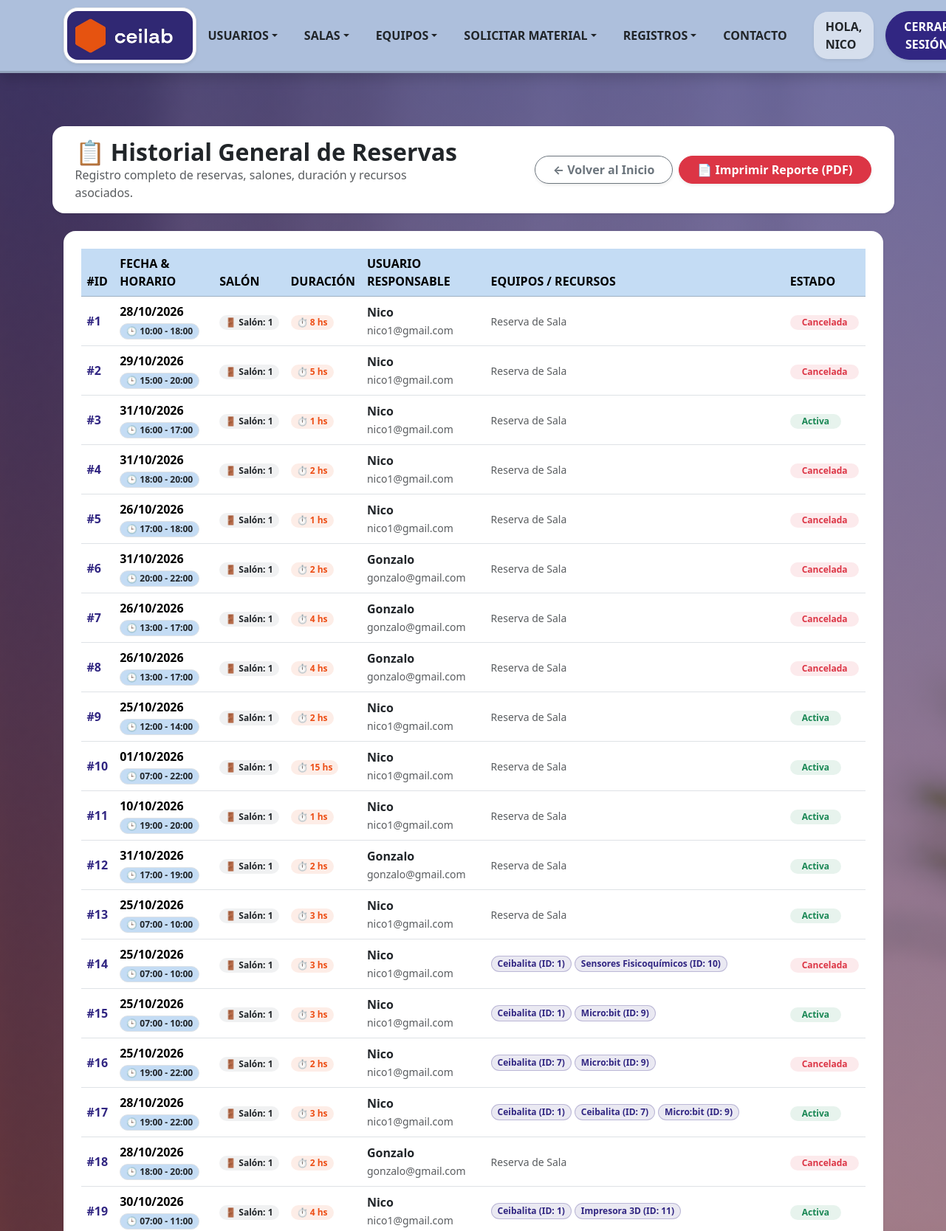
Screenshot of /Formularios/historialReservas.php (signed in, upper part) with the database file from the repository.
### tables this page shows
CREATE TABLE `reservas` (
  `IDReservas` int(10) NOT NULL,
  `CantHoras` int(10) NOT NULL,
  `IDSalon` int(10) NOT NULL,
  `IDUsuario` int(10) NOT NULL,
  `Fecha` date DEFAULT NULL,
  `HoraInicio` time NOT NULL,
  `HoraFin` time NOT NULL,
  `activo` tinyint(4) NOT NULL DEFAULT 1
);

CREATE TABLE `usuario` (
  `IDUsuario` int(10) NOT NULL,
  `Nombre` varchar(30) DEFAULT NULL,
  `Contraseña` varchar(61) DEFAULT NULL,
  `Email` varchar(30) DEFAULT NULL,
  `Direccion` varchar(50) NOT NULL,
  `Faltas` int(11) NOT NULL DEFAULT 0,
  `Observaciones` varchar(50) NOT NULL,
  `Fecha_creacion` date DEFAULT NULL,
  `Creador_IDUsuario` int(11) DEFAULT NULL,
  `cedula` int(8) NOT NULL,
  `activo` tinyint(1) DEFAULT 1
);

CREATE TABLE `tiene_equipos` (
  `IDEquipo` int(50) NOT NULL,
  `IDReservas` int(50) NOT NULL
);

CREATE TABLE `equipo` (
  `IDEquipo` int(50) NOT NULL,
  `Estado` varchar(50) NOT NULL,
  `Observaciones` varchar(50) DEFAULT NULL,
  `Tipo` varchar(50) DEFAULT NULL,
  `IDSala_ceilab` int(11) NOT NULL,
  `Disponibilidad` tinyint(1) DEFAULT NULL,
  `activo` tinyint(1) NOT NULL DEFAULT 1
);

### Clases/ClsOperaciones.php (called while the page is built, shortened)
<?php
class ClsOperaciones {
    public function obtenerHistorialReservas() {
        $objConexion = new Conexion();
        $link = $objConexion->conectar();
        $sql = "
            SELECT r.IDReservas, r.Fecha, r.HoraInicio, r.HoraFin, r.IDSalon, r.cantHoras, r.activo,
                   u.IDUsuario, u.Nombre AS nombre_usuario, u.email
            FROM reservas r
            JOIN usuario u ON r.IDUsuario = u.IDUsuario
            ORDER BY IDReservas ASC, r.HoraInicio ASC;
        ";
        $resultado = mysqli_query($link, $sql);
        $historial = [];
        if ($resultado) {
            while ($row = mysqli_fetch_assoc($resultado)) {
                $idReserva = $row['IDReservas'];
                $sqlEq = "SELECT te.IDEquipo, e.Tipo FROM tiene_equipos te JOIN equipo e ON te.IDEquipo = e.IDEquipo WHERE te.IDReservas = $idReserva";
                $resEq = mysqli_query($link, $sqlEq);
                $equipos = [];
                if ($resEq) {
                    while ($eqRow = mysqli_fetch_assoc($resEq)) {
                        $equipos[] = $eqRow;
                    }
                }
                $row['equipos'] = $equipos;
                $historial[] = $row;
            }
        }
        return $historial;
    }
}
?>

### Formularios/historialReservas.php (the view, shortened to what this page needs)
<?php
require_once '../Clases/ClsOperaciones.php';
$objOperaciones = new ClsOperaciones();
$historialReservas = $objOperaciones->obtenerHistorialReservas();
?>
<!doctype html>
<html lang="es">
<head>
    <link href="../bootstrap_theme/bootstrap.css" rel="stylesheet" type="text/css">
    <link rel="stylesheet" href="../Estilos/blocks.css">
    <link href="../Estilos/style.css" rel="stylesheet">
    <link href="../Estilos/CSSImpresion.css" rel="stylesheet" type="text/css" media="print">
</head>
<body class="d-flex flex-column min-vh-100 bg-light">
    <?php include '../navbar.php'; ?>
    <section class="hero-section flex-fill pb-5 pt-5">
    <div class="container my-4">
        <div class="row mb-4 align-items-center bg-white p-3 mb-4 shadow-sm rounded">
            <div class="col-md-6 ">
                <h2 class="fw-bold text-dark mb-0">📋 Historial General de Reservas</h2>
                <p class="text-muted mb-0">Registro completo de reservas, salones, duración y recursos asociados.</p>
            </div>
            <div class="col-md-6 text-md-end mt-3 mt-md-0 d-flex justify-content-md-end gap-2 flex-wrap">
                <a href="../index.php" class="btn btn-outline-secondary fw-bold rounded-pill px-4 shadow-sm">
                    ← Volver al Inicio
                </a>
                <button type="button" onclick="window.print();" class="btn btn-danger fw-bold rounded-pill px-4 shadow-sm d-inline-flex align-items-center gap-2">
                    📄 Imprimir Reporte (PDF)
                </button>
            </div>
        </div>
        <div class="card border-0 shadow-sm rounded-4 p-4 bg-white">
            <?php if (!empty($historialReservas)): ?>
                <div class="table-responsive">
                    <table class="table table-hover align-middle mb-0">
                        <thead class="table-light text-uppercase fs-7 text-muted">
                            <tr>
                                <th>#ID</th>
                                <th>Fecha & Horario</th>
                                <th>Salón</th>
                                <th>Duración</th>
                                <th>Usuario Responsable</th>
                                <th>Equipos / Recursos</th>
                                <th>Estado</th>
                            </tr>
                        </thead>
                        <tbody>
                            <?php foreach ($historialReservas as $res): ?>
                                <tr>
                                    <td class="fw-bold text-primary">#<?php echo $res['IDReservas']; ?></td>
                                    <td>
                                        <div class="fw-semibold"><?php echo date("d/m/Y", strtotime($res['Fecha'])); ?></div>
                                        <span class="badge bg-light text-dark border px-2 py-1 mt-1">
                                            🕒 <?php echo substr($res['HoraInicio'], 0, 5) . ' - ' . substr($res['HoraFin'], 0, 5); ?>
                                        </span>
                                    </td>
                                    <td>
                                        <span class="badge bg-secondary bg-opacity-10 text-dark fw-bold px-2 py-1">
                                            🚪 Salón: <?php echo htmlspecialchars($res['IDSalon']); ?>
                                        </span>
                                    </td>
                                    <td>
                                        <span class="badge bg-info bg-opacity-10 text-info fw-bold px-2 py-1">
                                            ⏱️ <?php echo htmlspecialchars($res['cantHoras']); ?> hs
                                        </span>
                                    </td>
                                    <td>
                                        <div class="fw-bold text-dark"><?php echo htmlspecialchars($res['nombre_usuario']); ?></div>
                                        <small class="text-muted"><?php echo htmlspecialchars($res['email']); ?></small>
                                    </td>
                                    <td>
                                        <div class="d-flex flex-wrap gap-1">
                                            <?php if (!empty($res['equipos'])): ?>
                                                <?php foreach ($res['equipos'] as $eq): ?>
                                                    <span class="badge bg-primary bg-opacity-10 text-primary border border-primary border-opacity-25 py-1 px-2" style="font-size: 0.75rem;">
                                                        <?php echo htmlspecialchars($eq['Tipo']); ?> (ID: <?php echo $eq['IDEquipo']; ?>)
                                                    </span>
                                                <?php endforeach; ?>
                                            <?php else: ?>
                                                <span class="text-muted small">Reserva de Sala</span>
                                            <?php endif; ?>
                                        </div>
                                    </td>
                                    <td>
                                        <?php if ($res['activo'] == 1): ?>
                                            <span class="badge bg-success bg-opacity-10 text-success px-3 py-1 rounded-pill fw-bold">Activa</span>
                                        <?php else: ?>
                                            <span class="badge bg-danger bg-opacity-10 text-danger px-3 py-1 rounded-pill fw-bold">Cancelada</span>
                                        <?php endif; ?>
                                    </td>
                                </tr>
                            <?php endforeach; ?>
                        </tbody>
                    </table>
                </div>
            <?php else: ?>
                <div class="text-center py-5">
                    <p class="fs-5 text-muted mb-0">No se encontraron registros en el historial de reservas.</p>
                </div>
            <?php endif; ?>
        </div>
    </div>
    </section>
</body>
</html>

### Estilos/style.css (style rules this page uses)
.hero-section { background-image: linear-gradient(rgba(48, 40, 115, 0.67), rgba(230, 83, 16, 0.57)), url('../assets/img/ceilab.png'); background-size: cover; background-position: center; background-repeat: no-repeat; }

### rows the page displays
reservas: IDReservas "1", Fecha "28/10/2026", HoraInicio "10:00", HoraFin "18:00", IDSalon "1", CantHoras "8", IDUsuario.Nombre "Nico", IDUsuario.Email "nico1@gmail.com", shows "Reserva de Sala", activo "Cancelada"
reservas: IDReservas "2", Fecha "29/10/2026", HoraInicio "15:00", HoraFin "20:00", IDSalon "1", CantHoras "5", IDUsuario.Nombre "Nico", IDUsuario.Email "nico1@gmail.com", shows "Reserva de Sala", activo "Cancelada"
reservas: IDReservas "3", Fecha "31/10/2026", HoraInicio "16:00", HoraFin "17:00", IDSalon "1", CantHoras "1", IDUsuario.Nombre "Nico", IDUsuario.Email "nico1@gmail.com", shows "Reserva de Sala", activo "Activa"
reservas: IDReservas "4", Fecha "31/10/2026", HoraInicio "18:00", HoraFin "20:00", IDSalon "1", CantHoras "2", IDUsuario.Nombre "Nico", IDUsuario.Email "nico1@gmail.com", shows "Reserva de Sala", activo "Cancelada"
reservas: IDReservas "5", Fecha "26/10/2026", HoraInicio "17:00", HoraFin "18:00", IDSalon "1", CantHoras "1", IDUsuario.Nombre "Nico", IDUsuario.Email "nico1@gmail.com", shows "Reserva de Sala", activo "Cancelada"
reservas: IDReservas "6", Fecha "31/10/2026", HoraInicio "20:00", HoraFin "22:00", IDSalon "1", CantHoras "2", IDUsuario.Nombre "Gonzalo", IDUsuario.Email "gonzalo@gmail.com", shows "Reserva de Sala", activo "Cancelada"
reservas: IDReservas "7", Fecha "26/10/2026", HoraInicio "13:00", HoraFin "17:00", IDSalon "1", CantHoras "4", IDUsuario.Nombre "Gonzalo", IDUsuario.Email "gonzalo@gmail.com", shows "Reserva de Sala", activo "Cancelada"
reservas: IDReservas "8", Fecha "26/10/2026", HoraInicio "13:00", HoraFin "17:00", IDSalon "1", CantHoras "4", IDUsuario.Nombre "Gonzalo", IDUsuario.Email "gonzalo@gmail.com", shows "Reserva de Sala", activo "Cancelada"
reservas: IDReservas "9", Fecha "25/10/2026", HoraInicio "12:00", HoraFin "14:00", IDSalon "1", CantHoras "2", IDUsuario.Nombre "Nico", IDUsuario.Email "nico1@gmail.com", shows "Reserva de Sala", activo "Activa"
reservas: IDReservas "10", Fecha "01/10/2026", HoraInicio "07:00", HoraFin "22:00", IDSalon "1", CantHoras "15", IDUsuario.Nombre "Nico", IDUsuario.Email "nico1@gmail.com", shows "Reserva de Sala", activo "Activa"
reservas: IDReservas "11", Fecha "10/10/2026", HoraInicio "19:00", HoraFin "20:00", IDSalon "1", CantHoras "1", IDUsuario.Nombre "Nico", IDUsuario.Email "nico1@gmail.com", shows "Reserva de Sala", activo "Activa"
reservas: IDReservas "12", Fecha "31/10/2026", HoraInicio "17:00", HoraFin "19:00", IDSalon "1", CantHoras "2", IDUsuario.Nombre "Gonzalo", IDUsuario.Email "gonzalo@gmail.com", shows "Reserva de Sala", activo "Activa"
reservas: IDReservas "13", Fecha "25/10/2026", HoraInicio "07:00", HoraFin "10:00", IDSalon "1", CantHoras "3", IDUsuario.Nombre "Nico", IDUsuario.Email "nico1@gmail.com", shows "Reserva de Sala", activo "Activa"
reservas: IDReservas "14", Fecha "25/10/2026", HoraInicio "07:00", HoraFin "10:00", IDSalon "1", CantHoras "3", IDUsuario.Nombre "Nico", IDUsuario.Email "nico1@gmail.com", activo "Cancelada"
tiene_equipos: IDEquipo.Tipo "Ceibalita", IDEquipo "1"
tiene_equipos: IDEquipo.Tipo "Sensores Fisicoquímicos", IDEquipo "10"
reservas: IDReservas "15", Fecha "25/10/2026", HoraInicio "07:00", HoraFin "10:00", IDSalon "1", CantHoras "3", IDUsuario.Nombre "Nico", IDUsuario.Email "nico1@gmail.com", activo "Activa"
tiene_equipos: IDEquipo.Tipo "Micro:bit", IDEquipo "9"
reservas: IDReservas "16", Fecha "25/10/2026", HoraInicio "19:00", HoraFin "22:00", IDSalon "1", CantHoras "2", IDUsuario.Nombre "Nico", IDUsuario.Email "nico1@gmail.com", activo "Cancelada"
tiene_equipos: IDEquipo.Tipo "Ceibalita", IDEquipo "7"
reservas: IDReservas "17", Fecha "28/10/2026", HoraInicio "19:00", HoraFin "22:00", IDSalon "1", CantHoras "3", IDUsuario.Nombre "Nico", IDUsuario.Email "nico1@gmail.com", activo "Activa"
reservas: IDReservas "18", Fecha "28/10/2026", HoraInicio "18:00", HoraFin "20:00", IDSalon "1", CantHoras "2", IDUsuario.Nombre "Gonzalo", IDUsuario.Email "gonzalo@gmail.com", shows "Reserva de Sala", activo "Cancelada"
reservas: IDReservas "19", Fecha "30/10/2026", HoraInicio "07:00", HoraFin "11:00", IDSalon "1", CantHoras "4", IDUsuario.Nombre "Nico", IDUsuario.Email "nico1@gmail.com", activo "Activa"
tiene_equipos: IDEquipo.Tipo "Impresora 3D", IDEquipo "11"

### other values shown
$_SESSION['nombre'] "NICO"
